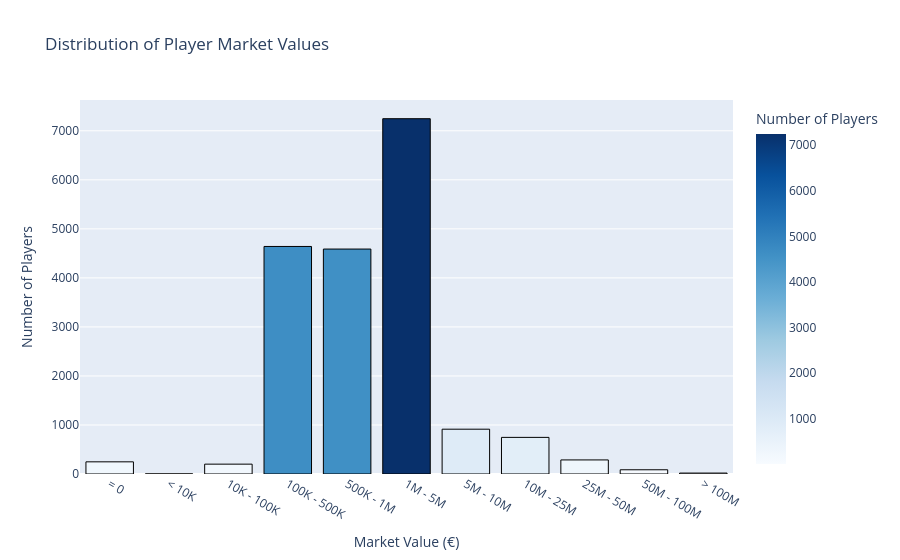

The notebook cell saved with this chart:
### Markdown cell above
**What does the market value distribution look like? Are most players worth very little, with a few stars worth hundreds of millions?**

### Code cell
# Bucket Value into ranges using SparkSQL for a histogram-like view
value_dist = spark.sql("""
    SELECT
        CASE
            WHEN Value = 0   THEN '= 0'
            WHEN Value < 10000   THEN '< 10K'
            WHEN Value < 100000  THEN '10K - 100K'
            WHEN Value < 500000  THEN '100K - 500K'
            WHEN Value < 1000000  THEN '500K - 1M'
            WHEN Value < 5000000  THEN '1M - 5M'
            WHEN Value < 10000000 THEN '5M - 10M'
            WHEN Value < 25000000  THEN '10M - 25M'
            WHEN Value < 50000000  THEN '25M - 50M'
            WHEN Value < 100000000 THEN '50M - 100M'
            ELSE '> 100M'
        END AS Value_Range,
        COUNT(*) AS Player_Count
    FROM fifa
    WHERE Value IS NOT NULL 
    GROUP BY Value_Range
    ORDER BY MIN(Value)
""").toPandas()  # NOTE: small aggregated result only

fig = px.bar(
    value_dist, x="Value_Range", y="Player_Count",
    title="Distribution of Player Market Values",
    labels={"Value_Range": "Market Value (€)", "Player_Count": "Number of Players"},
    color="Player_Count", color_continuous_scale="Blues"
)
fig.update_traces(marker_line_color='black', marker_line_width=1)
fig.show()

### Figure 1 — Plotly figure (JSON) as saved in the notebook; plotly's stock layout.template omitted (floating-point values rounded to 4 significant figures)
{"data": [{"hovertemplate": "Market Value (€)=%{x}<br>Number of Players=%{marker.color}<extra></extra>", "legendgroup": "", "marker": {"color": [248, 1, 201, 4641, 4588, 7247, 914, 747, 287, 86, 19], "coloraxis": "coloraxis", "line": {"color": "black", "width": 1}, "pattern": {"shape": ""}}, "name": "", "orientation": "v", "showlegend": false, "textposition": "auto", "type": "bar", "x": ["= 0", "< 10K", "10K - 100K", "100K - 500K", "500K - 1M", "1M - 5M", "5M - 10M", "10M - 25M", "25M - 50M", "50M - 100M", "> 100M"], "xaxis": "x", "y": [248, 1, 201, 4641, 4588, 7247, 914, 747, 287, 86, 19], "yaxis": "y"}], "layout": {"barmode": "relative", "coloraxis": {"colorbar": {"title": {"text": "Number of Players"}}, "colorscale": [[0, "rgb(247,251,255)"], [0.125, "rgb(222,235,247)"], [0.25, "rgb(198,219,239)"], [0.375, "rgb(158,202,225)"], [0.5, "rgb(107,174,214)"], [0.625, "rgb(66,146,198)"], [0.75, "rgb(33,113,181)"], [0.875, "rgb(8,81,156)"], [1, "rgb(8,48,107)"]]}, "legend": {"tracegroupgap": 0}, "title": {"text": "Distribution of Player Market Values"}, "xaxis": {"anchor": "y", "domain": [0, 1], "title": {"text": "Market Value (€)"}}, "yaxis": {"anchor": "x", "domain": [0, 1], "title": {"text": "Number of Players"}}}}
